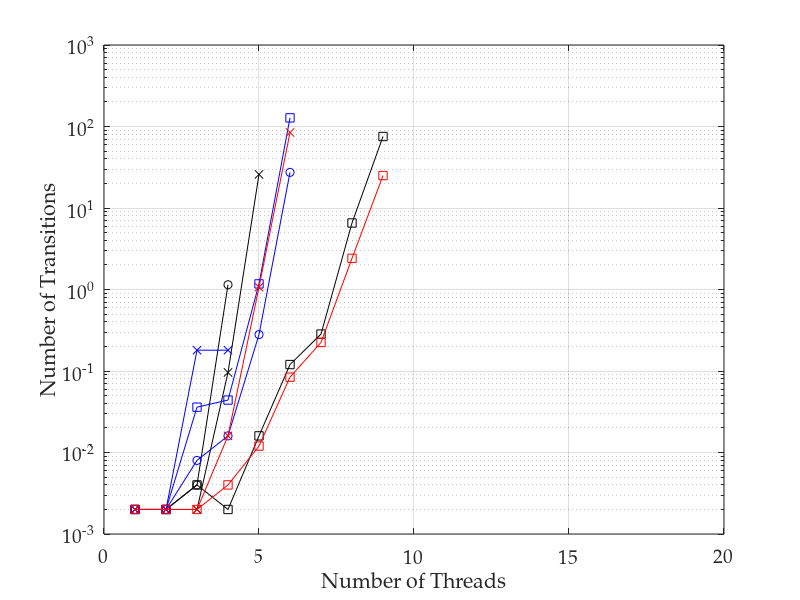

The MATLAB source for this figure: (Note: this script raises an error after producing the figure.)
%% importing data
transitions = dlmread('t43_time_tpl3_ops3.csv', ',', 0, 0);
% convert 0 values to NaNs, as these don't plot
transitions(transitions==0)=nan;
threads = [1:9];

%% plotting lines

semilogy(threads, transitions(:, 1), 'ko-')
hold on
semilogy(threads, transitions(:, 2), 'kx-')
semilogy(threads, transitions(:, 3), 'ks-')
semilogy(threads, transitions(:, 4), 'bo-')
semilogy(threads, transitions(:, 5), 'bx-')
semilogy(threads, transitions(:, 6), 'bs-')
semilogy(threads, transitions(:, 7), 'rx-')
semilogy(threads, transitions(:, 8), 'rs-')
hold off
grid on

%% adding axis labels
ax = gca;
set(ax, 'FontName', 'Palatino Linotype', 'FontSize', 14);
xlabel('Number of Threads');
ylabel('Number of Transitions');
axis([0 20 .001 1000])
ax.XTick = [0 5 10 15 20];
ax.YTick = [0.01 0.1 1 10 100];
set(ax,'YMinorGrid','Off', 'YMinorTick','Off');

%% output pdf file
h = figure(1);
h.Units = 'centimeters'; % set figure position to cm
%h.Position(2) = [h.Position(2)-9]; % set figure position bevore resize
h.Position([3:4]) = [10,7]; % resize figure
Plot2LaTeX( h, 't43_time_tpl3_ops3' )